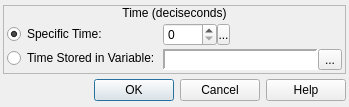
<?xml version="1.0" encoding="UTF-8"?>
<ui version="4.0">
 <class>ConfigureEvent_Wait</class>
 <widget class="QDialog" name="ConfigureEvent_Wait">
  <property name="geometry">
   <rect>
    <x>0</x>
    <y>0</y>
    <width>349</width>
    <height>107</height>
   </rect>
  </property>
  <property name="windowTitle">
   <string>Wait</string>
  </property>
  <property name="windowIcon">
   <iconset resource="gui_icons.qrc">
    <normaloff>:/icons/openrpgmaker.png</normaloff>:/icons/openrpgmaker.png</iconset>
  </property>
  <property name="styleSheet">
   <string notr="true">.QFrame
{
	border-width: 1px;
	border-style: solid;
	border-color: palette(window-text);
}

.QFrame&gt;QLabel
{
	border-width: 0px;
	background-color: palette(window-text);
	color: palette(window);
	font-weight: bold;
}

.QFrame&gt;QCheckBox
{
	background-color: palette(window-text);
	border-width: 0px;
	border-style: none;
	color: palette(window);
	spacing: 3px;
	font-weight: bold;
	padding: 0px 0px 0px 3px;
}

.QFrame&gt;QCheckBox::indicator
{
	min-width: 8px;
	max-width: 8px;
	min-height: 8px;
	max-height: 8px;
	width: 8px;
	height: 8px;
	border-width: 2px;
	border-radius: 0px;
	border-style: ridge;
	border-color: palette(mid);
}

.QFrame&gt;QCheckBox::indicator:unchecked
{
	background-color: palette(base);
}

.QFrame&gt;QCheckBox::indicator:checked
{
	background-color: palette(window-text);
}

.QFrame&gt;QCheckBox::indicator:hover
{
	border-color: palette(highlight);
}</string>
  </property>
  <layout class="QVBoxLayout" name="verticalLayout">
   <property name="spacing">
    <number>3</number>
   </property>
   <property name="margin">
    <number>3</number>
   </property>
   <item>
    <widget class="QFrame" name="frame_5">
     <property name="sizePolicy">
      <sizepolicy hsizetype="Preferred" vsizetype="Fixed">
       <horstretch>0</horstretch>
       <verstretch>0</verstretch>
      </sizepolicy>
     </property>
     <property name="frameShape">
      <enum>QFrame::StyledPanel</enum>
     </property>
     <property name="frameShadow">
      <enum>QFrame::Raised</enum>
     </property>
     <layout class="QVBoxLayout" name="verticalLayout_9">
      <property name="spacing">
       <number>0</number>
      </property>
      <property name="margin">
       <number>0</number>
      </property>
      <item>
       <widget class="QLabel" name="label_4">
        <property name="sizePolicy">
         <sizepolicy hsizetype="Preferred" vsizetype="Fixed">
          <horstretch>0</horstretch>
          <verstretch>0</verstretch>
         </sizepolicy>
        </property>
        <property name="text">
         <string>Time (deciseconds)</string>
        </property>
        <property name="alignment">
         <set>Qt::AlignCenter</set>
        </property>
       </widget>
      </item>
      <item>
       <widget class="QWidget" name="widget_5" native="true">
        <layout class="QHBoxLayout" name="horizontalLayout_5">
         <property name="spacing">
          <number>3</number>
         </property>
         <property name="margin">
          <number>3</number>
         </property>
         <item>
          <widget class="QWidget" name="widget_7" native="true">
           <property name="sizePolicy">
            <sizepolicy hsizetype="Fixed" vsizetype="Preferred">
             <horstretch>0</horstretch>
             <verstretch>0</verstretch>
            </sizepolicy>
           </property>
           <layout class="QVBoxLayout" name="verticalLayout_11">
            <property name="spacing">
             <number>3</number>
            </property>
            <property name="margin">
             <number>0</number>
            </property>
            <item>
             <widget class="QRadioButton" name="rbSpecificTime">
              <property name="sizePolicy">
               <sizepolicy hsizetype="Fixed" vsizetype="Fixed">
                <horstretch>0</horstretch>
                <verstretch>0</verstretch>
               </sizepolicy>
              </property>
              <property name="text">
               <string>Specific Time:</string>
              </property>
              <property name="checked">
               <bool>true</bool>
              </property>
             </widget>
            </item>
            <item>
             <widget class="QRadioButton" name="rbStoredTime">
              <property name="sizePolicy">
               <sizepolicy hsizetype="Fixed" vsizetype="Fixed">
                <horstretch>0</horstretch>
                <verstretch>0</verstretch>
               </sizepolicy>
              </property>
              <property name="text">
               <string>Time Stored in Variable:</string>
              </property>
             </widget>
            </item>
           </layout>
          </widget>
         </item>
         <item>
          <widget class="QWidget" name="widget_12" native="true">
           <layout class="QVBoxLayout" name="verticalLayout_10">
            <property name="spacing">
             <number>3</number>
            </property>
            <property name="margin">
             <number>0</number>
            </property>
            <item>
             <widget class="QWidget" name="wTime" native="true">
              <property name="sizePolicy">
               <sizepolicy hsizetype="Fixed" vsizetype="Fixed">
                <horstretch>0</horstretch>
                <verstretch>0</verstretch>
               </sizepolicy>
              </property>
              <layout class="QHBoxLayout" name="horizontalLayout_6">
               <property name="spacing">
                <number>0</number>
               </property>
               <property name="margin">
                <number>0</number>
               </property>
               <item>
                <widget class="QSpinBox" name="sbTime">
                 <property name="sizePolicy">
                  <sizepolicy hsizetype="Preferred" vsizetype="Fixed">
                   <horstretch>0</horstretch>
                   <verstretch>0</verstretch>
                  </sizepolicy>
                 </property>
                 <property name="accelerated">
                  <bool>true</bool>
                 </property>
                 <property name="maximum">
                  <number>1000</number>
                 </property>
                </widget>
               </item>
               <item>
                <widget class="SpinBoxSideButton" name="bTimeSideButton">
                 <property name="minimumSize">
                  <size>
                   <width>13</width>
                   <height>21</height>
                  </size>
                 </property>
                 <property name="maximumSize">
                  <size>
                   <width>13</width>
                   <height>21</height>
                  </size>
                 </property>
                 <property name="text">
                  <string>...</string>
                 </property>
                 <property name="icon">
                  <iconset resource="gui_icons.qrc">
                   <normaloff>:/icons/spinBoxSideButton.png</normaloff>:/icons/spinBoxSideButton.png</iconset>
                 </property>
                 <property name="iconSize">
                  <size>
                   <width>8</width>
                   <height>16</height>
                  </size>
                 </property>
                </widget>
               </item>
              </layout>
             </widget>
            </item>
            <item>
             <widget class="QWidget" name="wVariable" native="true">
              <property name="sizePolicy">
               <sizepolicy hsizetype="Preferred" vsizetype="Fixed">
                <horstretch>0</horstretch>
                <verstretch>0</verstretch>
               </sizepolicy>
              </property>
              <layout class="QHBoxLayout" name="horizontalLayout_37">
               <property name="spacing">
                <number>0</number>
               </property>
               <property name="margin">
                <number>0</number>
               </property>
               <item>
                <widget class="QLabel" name="lblVariable">
                 <property name="sizePolicy">
                  <sizepolicy hsizetype="Preferred" vsizetype="Preferred">
                   <horstretch>0</horstretch>
                   <verstretch>0</verstretch>
                  </sizepolicy>
                 </property>
                 <property name="minimumSize">
                  <size>
                   <width>150</width>
                   <height>0</height>
                  </size>
                 </property>
                 <property name="font">
                  <font>
                   <family>Monospace</family>
                  </font>
                 </property>
                 <property name="styleSheet">
                  <string notr="true">background-color: palette(base);</string>
                 </property>
                 <property name="frameShape">
                  <enum>QFrame::Panel</enum>
                 </property>
                 <property name="frameShadow">
                  <enum>QFrame::Sunken</enum>
                 </property>
                 <property name="lineWidth">
                  <number>2</number>
                 </property>
                 <property name="text">
                  <string/>
                 </property>
                </widget>
               </item>
               <item>
                <widget class="QToolButton" name="bBrowseVariables">
                 <property name="text">
                  <string>...</string>
                 </property>
                 <property name="icon">
                  <iconset resource="gui_icons.qrc">
                   <normaloff>:/icons/fileopen.png</normaloff>:/icons/fileopen.png</iconset>
                 </property>
                </widget>
               </item>
              </layout>
             </widget>
            </item>
           </layout>
          </widget>
         </item>
        </layout>
       </widget>
      </item>
     </layout>
    </widget>
   </item>
   <item>
    <widget class="QDialogButtonBox" name="buttonBox">
     <property name="orientation">
      <enum>Qt::Horizontal</enum>
     </property>
     <property name="standardButtons">
      <set>QDialogButtonBox::Cancel|QDialogButtonBox::Help|QDialogButtonBox::Ok</set>
     </property>
    </widget>
   </item>
  </layout>
 </widget>
 <customwidgets>
  <customwidget>
   <class>SpinBoxSideButton</class>
   <extends>QToolButton</extends>
   <header>spinboxsidebutton.h</header>
  </customwidget>
 </customwidgets>
 <resources>
  <include location="gui_icons.qrc"/>
 </resources>
 <connections>
  <connection>
   <sender>buttonBox</sender>
   <signal>accepted()</signal>
   <receiver>ConfigureEvent_Wait</receiver>
   <slot>accept()</slot>
   <hints>
    <hint type="sourcelabel">
     <x>248</x>
     <y>254</y>
    </hint>
    <hint type="destinationlabel">
     <x>157</x>
     <y>274</y>
    </hint>
   </hints>
  </connection>
  <connection>
   <sender>buttonBox</sender>
   <signal>rejected()</signal>
   <receiver>ConfigureEvent_Wait</receiver>
   <slot>reject()</slot>
   <hints>
    <hint type="sourcelabel">
     <x>316</x>
     <y>260</y>
    </hint>
    <hint type="destinationlabel">
     <x>286</x>
     <y>274</y>
    </hint>
   </hints>
  </connection>
 </connections>
</ui>
